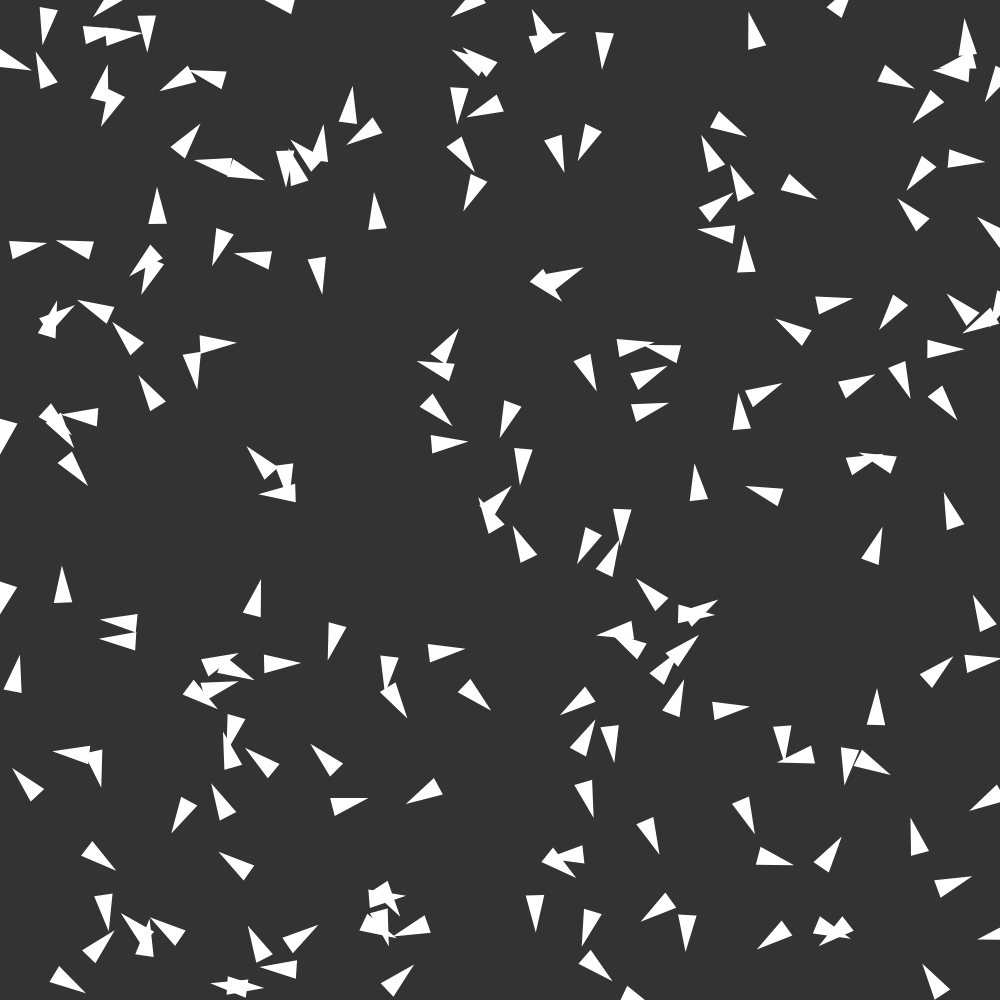
Frame 1 (no input)
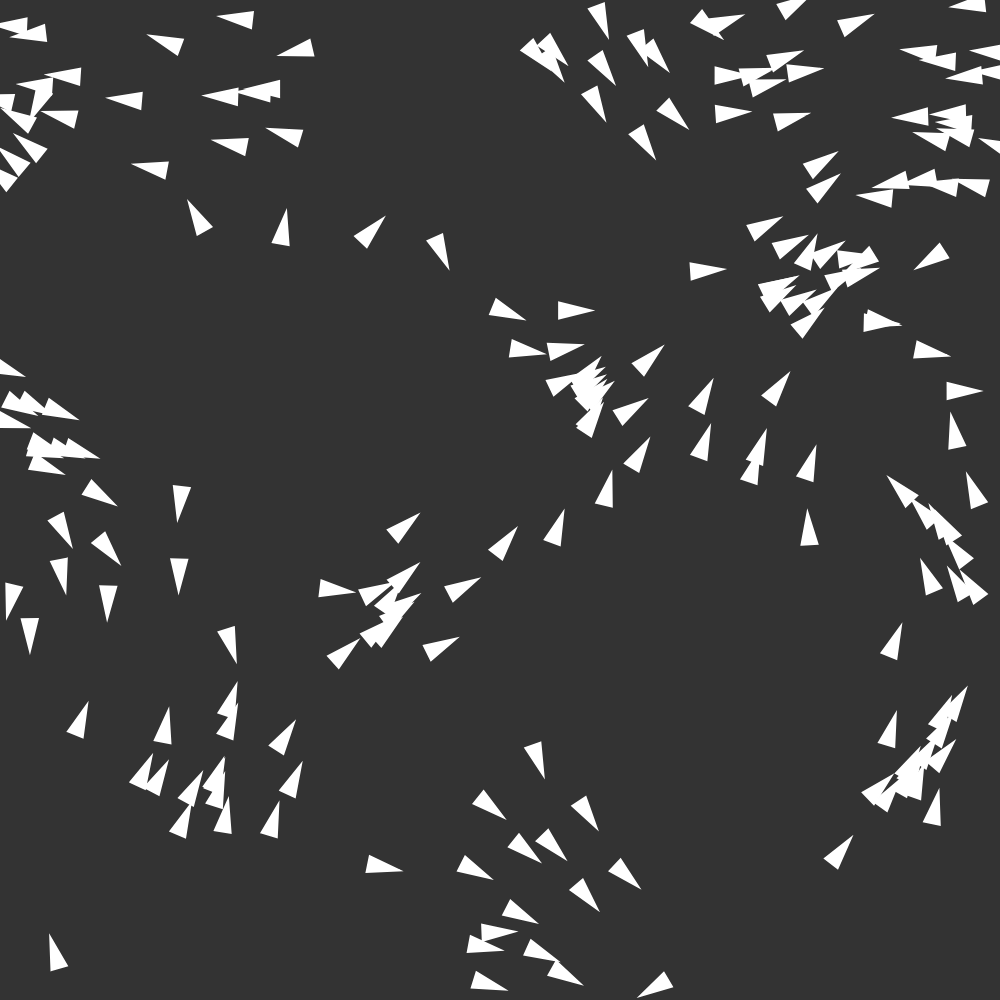
Frame 60 (no input)
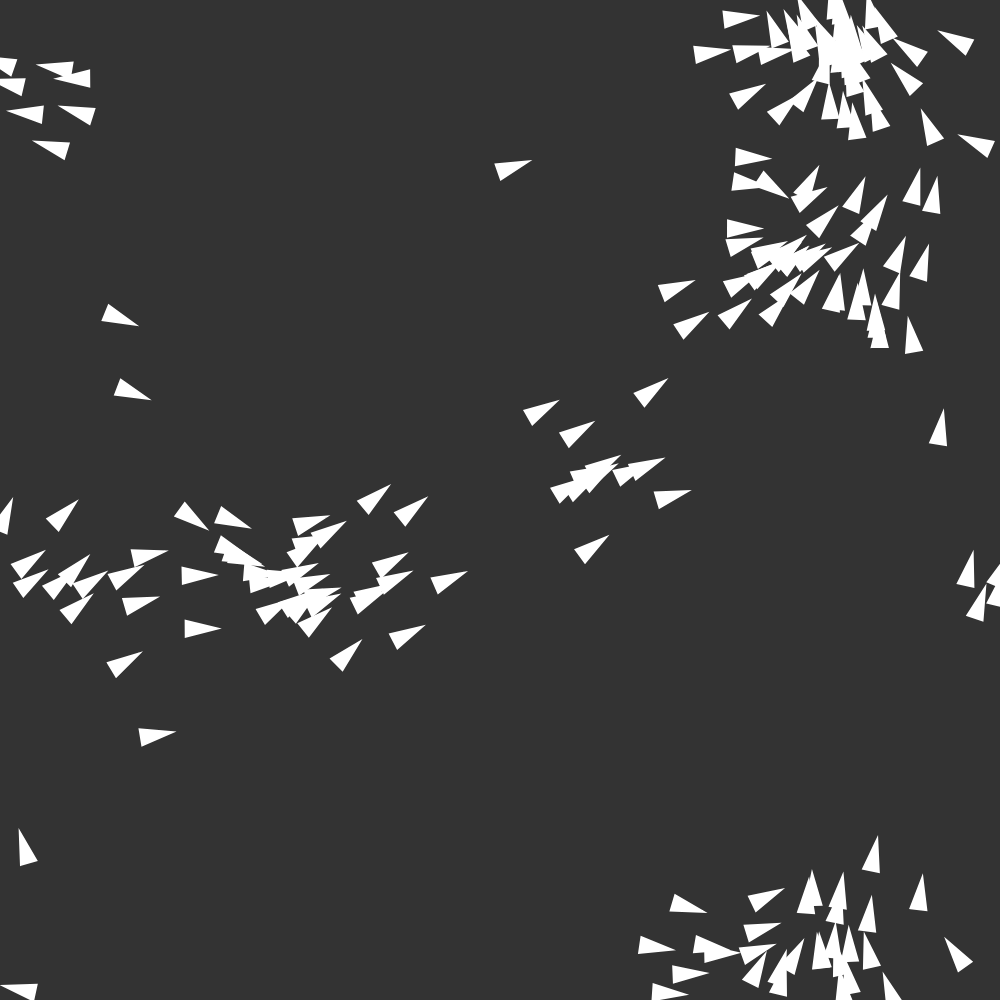
Frame 120 (the mouse pressed at the canvas centre since frame 60)

The p5.js sketch that drew these frames (run headless with seeded random() and noise() and a simulated clock; from frame 60 on, the mouse is pressed at the canvas centre):

// p5.js sketch
// ── sketch.js
// Flocking

const flock = [];

function setup() {
  createCanvas(1000, 1000);
  for (let i = 0; i < 200; i++) {
    flock.push(new Boid());
  }  
}

function draw() {
  background(51);
  for (let boid of flock) {
    boid.flock(flock);
    boid.update();
    boid.show();
    boid.edges();
  }
}
// ── boid.js
// Flocking

class Boid {
  constructor() {
    this.position = createVector(random(width), random(height));
    this.velocity = p5.Vector.random2D();
    this.velocity.setMag(random(2, 5));
    this.acceleration = createVector();
    this.maxForce = 0.2;
    this.maxSpeed = 5;
    this.r = 16;
  }

  align(boids) {
    let perception = 100;
    let steering = createVector();
    let total = 0;
    for (let i of boids) {
      let d = dist(
        this.position.x,
        this.position.y,
        i.position.x,
        i.position.y
      );
      if (i != this && d < perception) {
        steering.add(i.velocity);
        total++;
      }
    }
    if (total > 0) {
      steering.div(total);
      steering.setMag(this.maxSpeed);
      steering.sub(this.velocity);
      steering.limit(this.maxForce);
    }
    return steering;
  }

  cohesion(boids) {
    let perception = 100;
    let steering = createVector();
    let total = 0;
    for (let i of boids) {
      let d = dist(
        this.position.x,
        this.position.y,
        i.position.x,
        i.position.y
      );
      if (i != this && d < perception) {
        steering.add(i.position);
        total++;
      }
    }
    if (total > 0) {
      steering.div(total);
      steering.sub(this.position);
      steering.setMag(this.maxSpeed);
      steering.sub(this.velocity);
      steering.limit(this.maxForce);
    }
    return steering;
  }

  separation(boids) {
    let perception = 80;
    let steering = createVector();
    let total = 0;
    for (let i of boids) {
      let d = dist(
        this.position.x,
        this.position.y,
        i.position.x,
        i.position.y
      );
      if (i != this && d < perception) {
        let diff = p5.Vector.sub(this.position, i.position);
        diff.div(d);
        steering.add(diff);
        total++;
      }
    }
    if (total > 0) {
      steering.div(total);
      steering.setMag(this.maxSpeed);
      steering.sub(this.velocity);
      steering.limit(this.maxForce);
    }
    return steering;
  }


  flock(boids) {
    let alignment = this.align(boids);
    let cohesion = this.cohesion(boids);
    let separation = this.separation(boids);
    this.acceleration.add(separation);
    this.acceleration.add(alignment);
    this.acceleration.add(cohesion);
  }

  edges() {
    if (this.position.x > width) {
      this.position.x = 0;
    }
    else if (this.position.x < 0) {
      this.position.x = width;
    }

    if (this.position.y > width) {
      this.position.y = 0;
    }
    else if (this.position.y < 0) {
      this.position.y = width;
    }
  }

  update() {
    this.position.add(this.velocity);
    this.velocity.add(this.acceleration);
    this.velocity.limit(this.maxSpeed);
    this.acceleration.mult(0);
  }

  show() {
    stroke(255);
    strokeWeight(2);
    fill(255);
    push();
    translate(this.position.x, this.position.y);
    rotate(this.velocity.heading());
    triangle(-this.r, -this.r / 2, -this.r, this.r / 2, this.r, 0);
    pop();
  }
}

// ── obstacle.js
class Obstacle {
    constructor(x, y) {
      this.x = x;
      this.y = y;
      this.r = 50;
    }
  
    show() {
      fill(0, 0, 0, 0);
      stroke(255);
      //point(this.x, this.y, this.r);
      line(mouseX, mouseY, pmouseX, pmouseY);
    }
    
    setPosition(x, y) {
     this.x = x;
      this.y = y;
    }
  }
